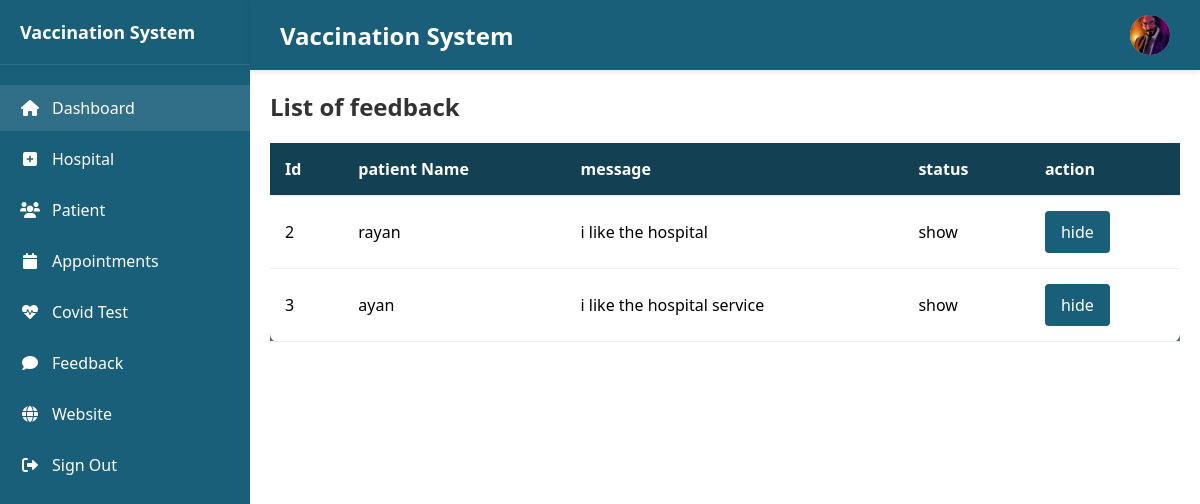
Page /admin/feedback.php (signed in) on the committed database.
### tables this page shows
CREATE TABLE `tbl_feedback` (
  `id` int(11) NOT NULL,
  `p_id` int(11) NOT NULL,
  `message` varchar(500) NOT NULL,
  `status` varchar(20) NOT NULL DEFAULT 'hide'
);

CREATE TABLE `tbl_patient` (
  `id` int(11) NOT NULL,
  `name` varchar(50) NOT NULL,
  `contact` int(15) NOT NULL,
  `email` varchar(50) NOT NULL,
  `password` varchar(80) NOT NULL,
  `cid` int(11) NOT NULL,
  `address` varchar(300) NOT NULL,
  `gender` varchar(15) NOT NULL,
  `image` varchar(100) NOT NULL,
  `status` varchar(50) NOT NULL DEFAULT 'activate'
);

### admin/feedback.php (the view, shortened to what this page needs)
<?php
    include('header.php')
?>
            <div class="content-area">
                <div class="content-header">
                    <h2>List of feedback</h2>
                </div>
                <div class="table-responsive">
                    <table class="hospital-table">
                        <thead>
                            <tr>
                                <th>Id</th>
                                <th>patient Name</th>
                                <th>message</th>
                                <th>status</th>
                                <th>action</th>
                            </tr>
                        </thead>
                        <tbody>
                            <?php
                            $query = "SELECT tbl_feedback.*,tbl_patient.name as 'pname' FROM tbl_feedback inner join tbl_patient on tbl_feedback.p_id=tbl_patient.id";
                            $result = mysqli_query($connection, $query);
                            foreach ($result as $row)
                            {
                                echo
                                "<tr>
                                        <td>$row[id]</td>
                                        <td>$row[pname]</td>
                                        <td>$row[message]</td>
                                        <td>$row[status]</td>
                                        <td>";
                                            if($row['status']=='hide'){
                                                echo "<a class='btn-view' href='show_feedback-status.php?id=$row[id]&status=show'>show</a>";
                                            }else{
                                                echo "<a class='btn-view' href='hide_feedback-status.php?id=$row[id]&status=hide'>hide</a>";
                                            }
                            }
                            ?>
                        </tbody>
                    </table>
                </div>
            </div>
        </div>
    </div>
</body>
</html>

### admin/header.php (shortened to what this page needs)
<?php
include 'config.php';
$query = "SELECT * FROM tbl_admin WHERE id=" . $_SESSION['admin_session'];
$result = mysqli_query($connection, $query);
$row = mysqli_fetch_assoc($result);
?>
<!DOCTYPE html>
<html lang="en">
<head>
    <link rel="stylesheet" href="https://cdnjs.cloudflare.com/ajax/libs/font-awesome/6.0.0/css/all.min.css">
    <link rel="stylesheet" href="asset/admin-style.css">
</head>
<body>
    <div class="container">
        <div class="sidebar">
            <div class="sidebar-header">
                <h2>Vaccination System</h2>
            </div>
            <ul class="nav-menu">
                <li class="nav-item">
                    <a href="index.php" class="nav-link active">
                        <i class="fas fa-home"></i>
                        Dashboard
                    </a>
                </li>
                <li class="nav-item">
                    <a href="hospital.php" class="nav-link">
                        <i class="fas fa-plus-square"></i>
                        Hospital
                    </a>
                </li>
                <li class="nav-item">
                    <a href="patient.php" class="nav-link">
                        <i class="fas fa-users"></i>
                        Patient
                    </a>
                </li>
                <li class="nav-item">
                    <a href="appointment.php" class="nav-link">
                        <i class="fas fa-calendar"></i>
                        Appointments
                    </a>
                </li>
                <li class="nav-item">
                    <a href="covid-test.php" class="nav-link">
                        <i class="fas fa-heartbeat"></i>
                        Covid Test
                    </a>
                </li>
                <li class="nav-item">
                    <a href="feedback.php" class="nav-link">
                        <i class="fas fa-comment"></i>
                        Feedback
                    </a>
                </li>
                <li class="nav-item">
                    <a href="../index.php" class="nav-link">
                        <i class="fas fa-globe"></i>
                        Website
                    </a>
                </li>
                <li class="nav-item">
                    <a href="logout.php" class="nav-link">
                        <i class="fas fa-sign-out-alt"></i>
                        Sign Out
                    </a>
                </li>
            </ul>
        </div>
        <div class="main-content">
            <div class="header">
                <div class="header-left">
                    <h1>Vaccination System</h1>
                </div>
                <div class="header-right">
                    <button class="menu-toggle">
                    </button>
                    <div class="profile-pic">
                        <a href="profile.php"><img src="<?php echo $row['image']; ?>" alt="Admin Profile"></a>
                    </div>
                </div>
            </div>

### admin/asset/admin-style.css (style rules this page uses)
.table-responsive { overflow-x: auto; margin-bottom: 20px; background-color: #4E6F7E !important; }
table { width: 100%; border-collapse: collapse; background-color: white; box-shadow: 0 2px 10px rgba(0,0,0,0.1); border-radius: 8px; }
.btn-edit, .btn-view { background-color: #1A5F7A; color: white; padding: 10px 16px; border-radius: 4px; text-decoration: none; display: inline-flex; align-items: center; font-weight: 500; transition: background-color 0.3s; }
thead { background-color: #134052; color: white; }
th, td { padding: 15px; text-align: left; border-bottom: 1px solid #eee; }
.content-area { padding: 20px; }
.content-header { display: flex; justify-content: space-between; align-items: center; margin-bottom: 20px; }
.content-area h2 { margin-bottom: 0; color: #333; font-size: 24px; }
* { margin: 0; padding: 0; box-sizing: border-box; }
body { font-family: 'Segoe UI', Tahoma, Geneva, Verdana, sans-serif; background-color: #f5f5f5; }
.container { display: flex; min-height: 100vh; }
.sidebar { width: 250px; background-color: #1a5f7a; color: white; padding: 20px 0; box-shadow: 2px 0 5px rgba(0,0,0,0.1); }
.sidebar-header { padding: 0 20px 20px; border-bottom: 1px solid rgba(255,255,255,0.1); margin-bottom: 20px; }
.sidebar-header h2 { font-size: 18px; font-weight: 600; }
.nav-menu { list-style: none; }
.nav-item { margin-bottom: 5px; }
.nav-link { display: flex; align-items: center; padding: 12px 20px; color: white; text-decoration: none; transition: background-color 0.3s; }
.nav-link:hover, .nav-link.active { background-color: rgba(255,255,255,0.1); }
.nav-link i { margin-right: 12px; width: 20px; text-align: center; }
.main-content { flex: 1; background-color: white; }
.header { background-color: #1a5f7a; color: white; padding: 15px 30px; display: flex; justify-content: space-between; align-items: center; box-shadow: 0 2px 5px rgba(0,0,0,0.1); }
.header-left { display: flex; align-items: center; }
.header-left h1 { font-size: 24px; font-weight: 600; }
.header-right { display: flex; align-items: center; gap: 20px; }
.menu-toggle { background: none; border: none; color: white; font-size: 20px; cursor: pointer; padding: 5px; }
.profile-pic { width: 40px; height: 40px; border-radius: 50%; background-color: #ddd; display: flex; align-items: center; justify-content: center; overflow: hidden; }
.profile-pic img { width: 100%; height: 100%; object-fit: cover; }

### rows in the picture
tbl_feedback: id "2", tbl_patient.name "rayan", message "i like the hospital", status "show"
tbl_feedback: id "3", tbl_patient.name "ayan", message "i like the hospital service", status "show"
